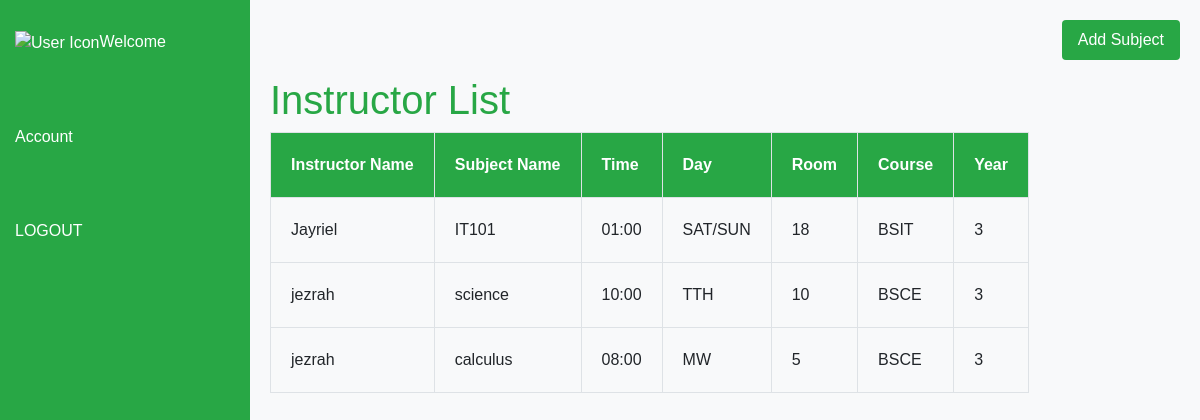
The app's page /admin.php with its own data.
### tables this page shows
CREATE TABLE `subject` (
  `subject_id` int(11) NOT NULL,
  `subject_name` varchar(255) DEFAULT NULL,
  `instructor_id` int(11) DEFAULT NULL,
  `Time` varchar(50) DEFAULT NULL,
  `Day` varchar(20) DEFAULT NULL,
  `Room` varchar(20) DEFAULT NULL,
  `Course` varchar(50) DEFAULT NULL,
  `Year` int(11) DEFAULT NULL
);

CREATE TABLE `user` (
  `id` int(11) NOT NULL,
  `name` varchar(50) NOT NULL,
  `username` varchar(50) NOT NULL,
  `password` varchar(255) NOT NULL
);

### admin.php (the view, shortened to what this page needs)
<!DOCTYPE html>
<html lang="en">
<head>
    <link href="https://cdn.jsdelivr.net/npm/bootstrap@5.1.3/dist/css/bootstrap.min.css" rel="stylesheet" />
    <link rel="stylesheet" href="../JAYRIEL/css/bootstrap.css">
    <link rel="stylesheet" href="../jayriel/css/styles.css" />
</head>
<body>
    <nav class="sidenav">
        <a href="admin.php">
            <img src="../jayriel/image/user_icon.png" alt="User Icon" width="80" height="80" /><span>Welcome</span>
        </a>
        <a href="account.php">Account</a>
        <a href="login.php">LOGOUT</a>
    </nav>
    <div class="main">
        <div class="d-flex justify-content-end mb-3">
            <button type="button" class="btn btn-primary" data-bs-toggle="modal" data-bs-target="#addSubjectModal">Add
                Subject</button>
        </div>
        <h1>Instructor List</h1>
        <?php
        require 'connection.php';
        $sql = "SELECT u.name AS instructor_name,
               s.subject_name,
               s.Time,
               s.Day,
               s.Room,
               s.Course,
               s.Year
        FROM subject s
        INNER JOIN user u ON s.instructor_id = u.id
        ORDER BY u.name";
        $result = $conn->query($sql);
        ?>
        <table class="instructor-table">
            <thead>
                <tr>
                    <th>Instructor Name</th>
                    <th>Subject Name</th>
                    <th>Time</th>
                    <th>Day</th>
                    <th>Room</th>
                    <th>Course</th>
                    <th>Year</th>
                </tr>
            </thead>
            <tbody>
                <?php
                if ($result->num_rows > 0) {
                    while ($row = $result->fetch_assoc()) {
                        echo "<tr>";
                        echo "<td>" . $row['instructor_name'] . "</td>";
                        echo "<td>" . $row['subject_name'] . "</td>";
                        echo "<td>" . $row['Time'] . "</td>";
                        echo "<td>" . $row['Day'] . "</td>";
                        echo "<td>" . $row['Room'] . "</td>";
                        echo "<td>" . $row['Course'] . "</td>";
                        echo "<td>" . $row['Year'] . "</td>";
                        echo "</tr>";
                    }
                } else {
                    echo "<tr><td colspan='7'>No subjects found</td></tr>";
                }
                ?>
            </tbody>
        </table>
    </div>
</body>
</html>

### styles.css (style rules this page uses)
body { font-family: Arial, sans-serif; margin: 0; padding: 0; }
.sidenav { height: 100%; width: 250px; position: fixed; top: 0; left: 0; background-color: #28a745; padding-top: 20px; }
.sidenav a { padding: 10px 15px; text-decoration: none; display: block; color: #fff; margin-bottom: 50px; }
.main { margin-left: 250px; padding: 20px; }
th, td { border: 1px solid #dee2e6; padding: 20px; text-align: left; }
th { background-color: #28a745; color: white; }
.btn-primary { background-color: #28a745; color: #fff; padding: 8px 16px; border: none; cursor: pointer; }
body { background-color: #f8f9fa; }
h1 { color: #28a745; }
.btn-primary { background-color: #28a745; border: none; }

### records on screen
subject: instructor.name "Jayriel", subject_name "IT101", Time "01:00", Day "SAT/SUN", Room "18", Course "BSIT", Year "3"
subject: instructor.name "jezrah", subject_name "science", Time "10:00", Day "TTH", Room "10", Course "BSCE", Year "3"
subject: instructor.name "jezrah", subject_name "calculus", Time "08:00", Day "MW", Room "5", Course "BSCE", Year "3"
